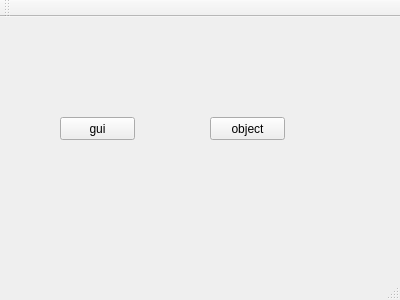
<?xml version="1.0" encoding="UTF-8"?>
<ui version="4.0">
 <class>MainWindow</class>
 <widget class="QMainWindow" name="MainWindow">
  <property name="geometry">
   <rect>
    <x>0</x>
    <y>0</y>
    <width>400</width>
    <height>300</height>
   </rect>
  </property>
  <property name="windowTitle">
   <string>MainWindow</string>
  </property>
  <widget class="QWidget" name="centralWidget">
   <widget class="QPushButton" name="pushButton">
    <property name="geometry">
     <rect>
      <x>60</x>
      <y>100</y>
      <width>75</width>
      <height>23</height>
     </rect>
    </property>
    <property name="text">
     <string>gui</string>
    </property>
   </widget>
   <widget class="QPushButton" name="pushButton_2">
    <property name="geometry">
     <rect>
      <x>210</x>
      <y>100</y>
      <width>75</width>
      <height>23</height>
     </rect>
    </property>
    <property name="text">
     <string>object</string>
    </property>
   </widget>
  </widget>
  <widget class="QMenuBar" name="menuBar">
   <property name="geometry">
    <rect>
     <x>0</x>
     <y>0</y>
     <width>400</width>
     <height>23</height>
    </rect>
   </property>
  </widget>
  <widget class="QToolBar" name="mainToolBar">
   <attribute name="toolBarArea">
    <enum>TopToolBarArea</enum>
   </attribute>
   <attribute name="toolBarBreak">
    <bool>false</bool>
   </attribute>
  </widget>
  <widget class="QStatusBar" name="statusBar"/>
 </widget>
 <layoutdefault spacing="6" margin="11"/>
 <resources/>
 <connections/>
</ui>
